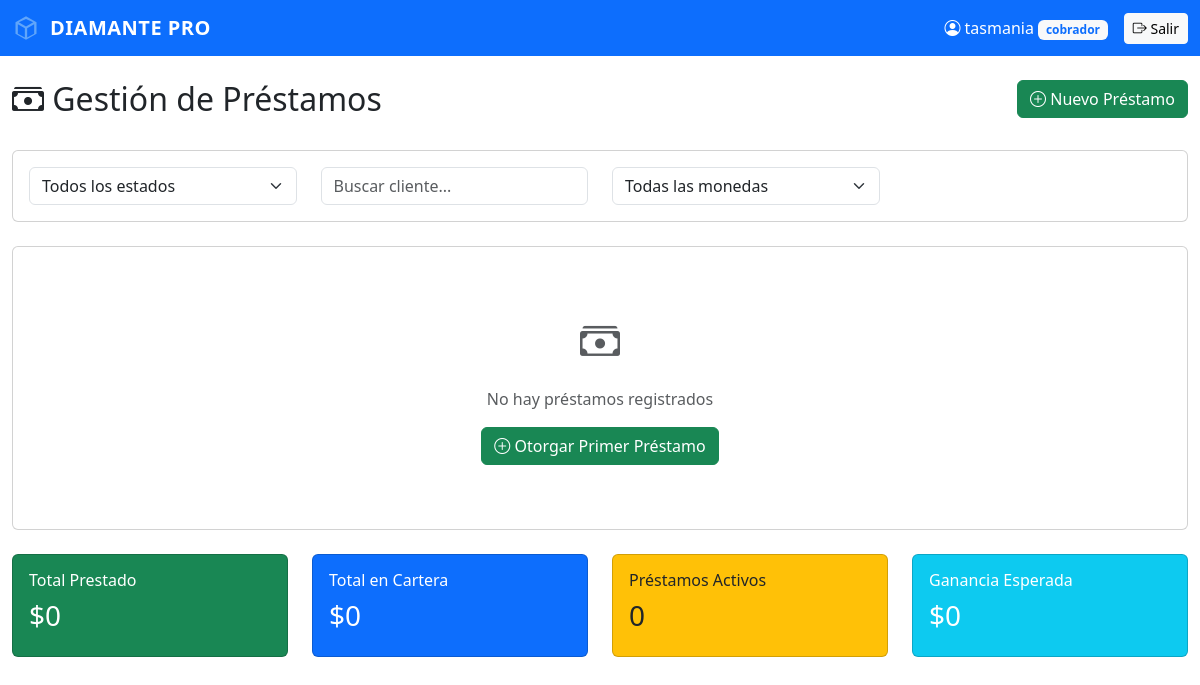
Page /prestamos (signed in) on the earlier database version.
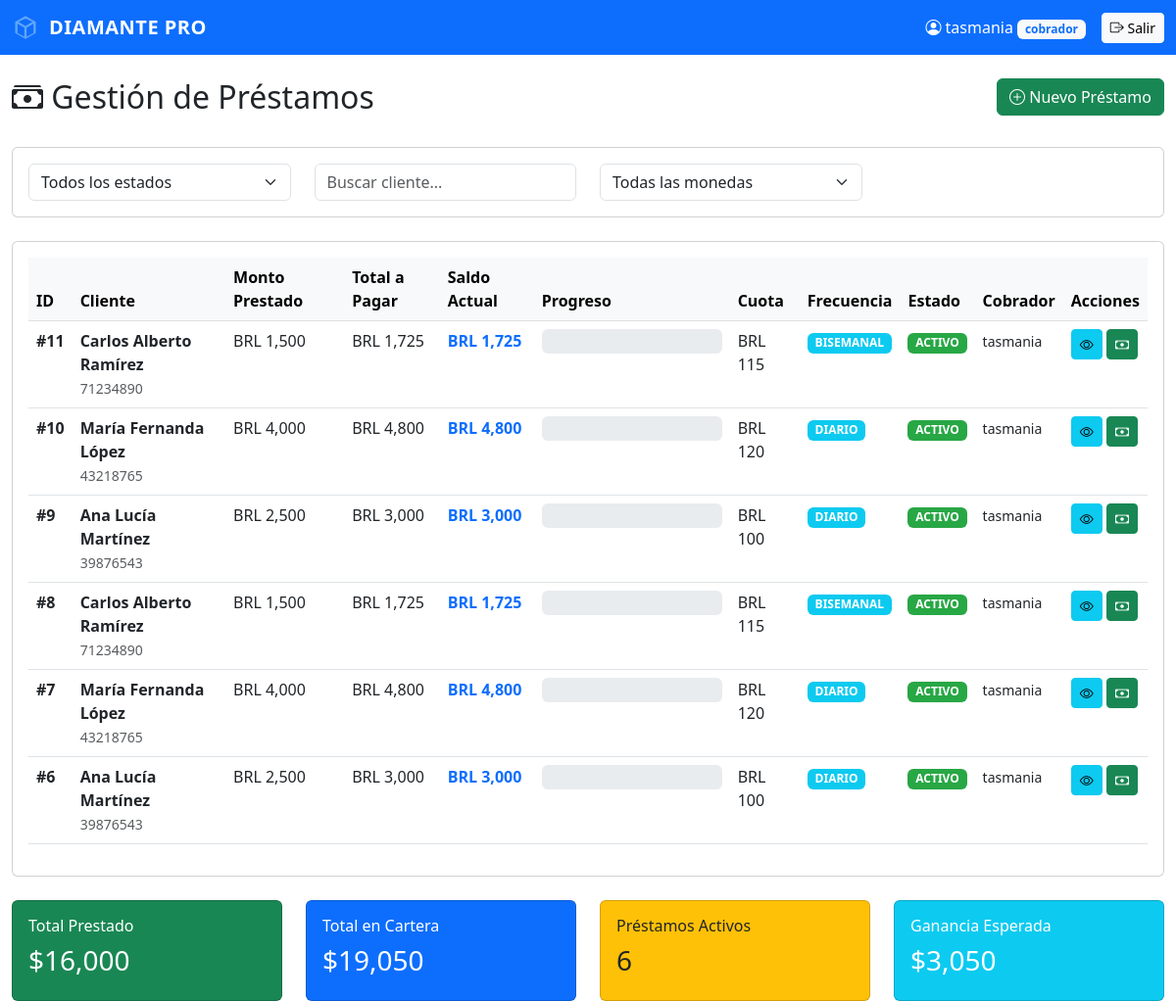
Same page on the later database version.
### app/models.py (models this page shows, shortened)
class Usuario(db.Model):
    __tablename__ = 'usuarios'
    id = db.Column(db.Integer, primary_key=True)
    nombre = db.Column(db.String(100), nullable=False)
    usuario = db.Column(db.String(50), unique=True, nullable=False)
    password = db.Column(db.String(200), nullable=False)
    rol = db.Column(db.String(20), nullable=False) # 'dueno', 'secretaria', 'supervisor', 'cobrador'
    activo = db.Column(db.Boolean, default=True)
    fecha_creacion = db.Column(db.DateTime, default=datetime.utcnow)

class Prestamo(db.Model):
    __tablename__ = 'prestamos'
    id = db.Column(db.Integer, primary_key=True)
    cliente_id = db.Column(db.Integer, db.ForeignKey('clientes.id'), nullable=False)
    ruta_id = db.Column(db.Integer, db.ForeignKey('rutas.id'), nullable=False)  # Ahora se asocia a la ruta
    cobrador_id = db.Column(db.Integer, db.ForeignKey('usuarios.id'), nullable=True)  # Mantener por compatibilidad temporal
    monto_prestado = db.Column(db.Float, nullable=False)
    tasa_interes = db.Column(db.Float, default=0.20)  # 20% o 15% VIP
    monto_a_pagar = db.Column(db.Float, nullable=False)
    saldo_actual = db.Column(db.Float, nullable=False)
    valor_cuota = db.Column(db.Float, nullable=False)
    moneda = db.Column(db.String(3), default='COP')  # COP, USD, PEN, BRL, ARS
    frecuencia = db.Column(db.String(20), default='DIARIO')  # DIARIO, SEMANAL, QUINCENAL
    numero_cuotas = db.Column(db.Integer, nullable=False)
    cuotas_pagadas = db.Column(db.Integer, default=0)
    cuotas_atrasadas = db.Column(db.Integer, default=0)
    estado = db.Column(db.String(20), default='ACTIVO')  # ACTIVO, CANCELADO, MORA
    fecha_inicio = db.Column(db.DateTime, default=datetime.utcnow)
    fecha_fin_estimada = db.Column(db.DateTime)
    fecha_ultimo_pago = db.Column(db.DateTime)
    cliente = db.relationship('Cliente', backref='prestamos')
    ruta = db.relationship('Ruta', backref='prestamos')
    cobrador = db.relationship('Usuario', backref='prestamos_asignados')  # Mantener por compatibilidad

class Cliente(db.Model):
    __tablename__ = 'clientes'
    id = db.Column(db.Integer, primary_key=True)
    nombre = db.Column(db.String(100), nullable=False)
    documento = db.Column(db.String(20), unique=True, nullable=False)
    documento_negocio = db.Column(db.String(30))
    telefono = db.Column(db.String(20), nullable=False)
    whatsapp_codigo_pais = db.Column(db.String(5), default='57')  # Código de país para WhatsApp
    whatsapp_numero = db.Column(db.String(20))  # Número WhatsApp sin código de país
    direccion_negocio = db.Column(db.String(200))
    gps_latitud = db.Column(db.Float)
    gps_longitud = db.Column(db.Float)
    es_vip = db.Column(db.Boolean, default=False)
    fecha_registro = db.Column(db.DateTime, default=datetime.utcnow)

### app/routes.py (the view, shortened to what this page needs)
    @app.route('/prestamos')
    def prestamos_lista():
        if 'usuario_id' not in session:
            return redirect(url_for('home'))
        usuario_id = session.get('usuario_id')
        rol = session.get('rol')
        if rol == 'cobrador':
            prestamos = Prestamo.query.filter_by(cobrador_id=usuario_id).order_by(Prestamo.fecha_inicio.desc()).all()
            total_prestado = db.session.query(func.sum(Prestamo.monto_prestado)).filter(
                Prestamo.estado == 'ACTIVO',
                Prestamo.cobrador_id == usuario_id
            ).scalar() or 0
            total_cartera = db.session.query(func.sum(Prestamo.saldo_actual)).filter(
                Prestamo.estado == 'ACTIVO',
                Prestamo.cobrador_id == usuario_id
            ).scalar() or 0
            prestamos_activos = Prestamo.query.filter_by(estado='ACTIVO', cobrador_id=usuario_id).count()
            ganancia_esperada = db.session.query(
                func.sum(Prestamo.monto_a_pagar - Prestamo.monto_prestado)
            ).filter(Prestamo.estado == 'ACTIVO', Prestamo.cobrador_id == usuario_id).scalar() or 0
        return render_template('prestamos_lista.html',
                             prestamos=prestamos,
                             total_prestado=total_prestado,
                             total_cartera=total_cartera,
                             prestamos_activos=prestamos_activos,
                             ganancia_esperada=ganancia_esperada,
                             nombre=session.get('nombre'),
                             rol=session.get('rol'),
                             mensaje=request.args.get('mensaje'))

### app/templates/prestamos_lista.html (shortened to what the changed rows need)
<!DOCTYPE html>
<html>
<head>
    <link href="https://cdn.jsdelivr.net/npm/bootstrap@5.3.0/dist/css/bootstrap.min.css" rel="stylesheet">
    <link rel="stylesheet" href="https://cdn.jsdelivr.net/npm/bootstrap-icons@1.11.0/font/bootstrap-icons.css">
</head>
<body>
    <nav class="navbar navbar-expand-lg navbar-dark bg-primary">
        <div class="container-fluid">
            <div class="d-flex align-items-center">
                <span class="text-white me-3">
                    <i class="bi bi-person-circle"></i> {{ nombre }}
                    <span class="badge bg-light text-primary">{{ rol }}</span>
                </span>
            </div>
        </div>
    </nav>
    <div class="container-fluid mt-4">
        <div class="row mb-4">
            <div class="col-md-6">
                <h2><i class="bi bi-cash-stack"></i> Gestión de Préstamos</h2>
            </div>
        </div>
        <div class="card">
            <div class="card-body">
                {% if prestamos %}
                <div class="table-responsive">
                    <table class="table table-hover">
                        <thead class="table-light">
                            <tr>
                                <th>ID</th>
                                <th>Cliente</th>
                                <th>Monto Prestado</th>
                                <th>Total a Pagar</th>
                                <th>Saldo Actual</th>
                                <th>Progreso</th>
                                <th>Cuota</th>
                                <th>Frecuencia</th>
                                <th>Estado</th>
                                <th>Cobrador</th>
                                <th>Acciones</th>
                            </tr>
                        </thead>
                        <tbody>
                            {% for prestamo in prestamos %}
                            <tr>
                                <td><strong>#{{ prestamo.id }}</strong></td>
                                <td>
                                    <strong>{{ prestamo.cliente.nombre }}</strong><br>
                                    <small class="text-muted">{{ prestamo.cliente.documento }}</small>
                                </td>
                                <td>{{ prestamo.moneda }} {{ "{:,.0f}".format(prestamo.monto_prestado) }}</td>
                                <td>{{ prestamo.moneda }} {{ "{:,.0f}".format(prestamo.monto_a_pagar) }}</td>
                                <td>
                                    <strong class="text-primary">
                                        {{ prestamo.moneda }} {{ "{:,.0f}".format(prestamo.saldo_actual) }}
                                    </strong>
                                </td>
                                <td style="min-width: 200px;">
                                    <div class="progress progress-cuotas">
                                    </div>
                                </td>
                                <td>{{ prestamo.moneda }} {{ "{:,.0f}".format(prestamo.valor_cuota) }}</td>
                                <td>
                                    <span class="badge bg-info">{{ prestamo.frecuencia }}</span>
                                </td>
                                <td>
                                    {% if prestamo.estado == 'ACTIVO' %}
                                    <span class="badge badge-activo">ACTIVO</span>
                                    {% elif prestamo.estado == 'CANCELADO' %}
                                    <span class="badge badge-cancelado">CANCELADO</span>
                                    {% else %}
                                    <span class="badge badge-mora">MORA</span>
                                    {% endif %}
                                </td>
                                <td>
                                    <small>{{ prestamo.cobrador.nombre }}</small>
                                </td>
                                <td>
                                    <a href="/prestamos/ver/{{ prestamo.id }}" class="btn btn-sm btn-info" title="Ver Detalles">
                                        <i class="bi bi-eye"></i>
                                    </a>
                                    {% if prestamo.estado == 'ACTIVO' %}
                                    <a href="/cobro/registrar/{{ prestamo.id }}" class="btn btn-sm btn-success" title="Cobrar">
                                        <i class="bi bi-cash"></i>
                                    </a>
                                    {% endif %}
                                </td>
                            </tr>
                            {% endfor %}
                        </tbody>
                    </table>
                </div>
                {% else %}
                <div class="text-center py-5">
                    <i class="bi bi-cash-stack fs-1 text-muted"></i>
                    <p class="text-muted mt-3">No hay préstamos registrados</p>
                    <a href="/prestamos/nuevo" class="btn btn-success">
                        <i class="bi bi-plus-circle"></i> Otorgar Primer Préstamo
                    </a>
                </div>
                {% endif %}
            </div>
        </div>
        <div class="row mt-4">
            <div class="col-md-3">
                <div class="card bg-success text-white">
                    <div class="card-body">
                        <h6>Total Prestado</h6>
                        <h3>${{ "{:,.0f}".format(total_prestado) }}</h3>
                    </div>
                </div>
            </div>
            <div class="col-md-3">
                <div class="card bg-primary text-white">
                    <div class="card-body">
                        <h6>Total en Cartera</h6>
                        <h3>${{ "{:,.0f}".format(total_cartera) }}</h3>
                    </div>
                </div>
            </div>
            <div class="col-md-3">
                <div class="card bg-warning text-dark">
                    <div class="card-body">
                        <h6>Préstamos Activos</h6>
                        <h3>{{ prestamos_activos }}</h3>
                    </div>
                </div>
            </div>
            <div class="col-md-3">
                <div class="card bg-info text-white">
                    <div class="card-body">
                        <h6>Ganancia Esperada</h6>
                        <h3>${{ "{:,.0f}".format(ganancia_esperada) }}</h3>
                    </div>
                </div>
            </div>
        </div>
    </div>
</body>
</html>

Differences in the rows shown:
now on this page (row unchanged): Usuario: rol "cobrador"
added Prestamo: id "11", cliente.nombre "Carlos Alberto Ramírez", cliente.documento "71234890", moneda "BRL", monto_prestado "1,500", monto_a_pagar "1,725", saldo_actual "1,725", valor_cuota "115", frecuencia "BISEMANAL", estado "ACTIVO", cobrador.nombre "tasmania"
added Prestamo: id "10", cliente.nombre "María Fernanda López", cliente.documento "43218765", moneda "BRL", monto_prestado "4,000", monto_a_pagar "4,800", saldo_actual "4,800", valor_cuota "120", frecuencia "DIARIO", estado "ACTIVO", cobrador.nombre "tasmania"
added Prestamo: id "9", cliente.nombre "Ana Lucía Martínez", cliente.documento "39876543", moneda "BRL", monto_prestado "2,500", monto_a_pagar "3,000", saldo_actual "3,000", valor_cuota "100", frecuencia "DIARIO", estado "ACTIVO", cobrador.nombre "tasmania"
added Prestamo: id "8", cliente.nombre "Carlos Alberto Ramírez", cliente.documento "71234890", moneda "BRL", monto_prestado "1,500", monto_a_pagar "1,725", saldo_actual "1,725", valor_cuota "115", frecuencia "BISEMANAL", estado "ACTIVO", cobrador.nombre "tasmania"
added Prestamo: id "7", cliente.nombre "María Fernanda López", cliente.documento "43218765", moneda "BRL", monto_prestado "4,000", monto_a_pagar "4,800", saldo_actual "4,800", valor_cuota "120", frecuencia "DIARIO", estado "ACTIVO", cobrador.nombre "tasmania"
added Prestamo: id "6", cliente.nombre "Ana Lucía Martínez", cliente.documento "39876543", moneda "BRL", monto_prestado "2,500", monto_a_pagar "3,000", saldo_actual "3,000", valor_cuota "100", frecuencia "DIARIO", estado "ACTIVO", cobrador.nombre "tasmania"
Other differences:
{{ "{:,.0f}".format(total_prestado) }}: "0" → "16,000"
{{ "{:,.0f}".format(total_cartera) }}: "0" → "19,050"
{{ prestamos_activos }}: "0" → "6"
{{ "{:,.0f}".format(ganancia_esperada) }}: "0" → "3,050"
{{ rol }}: "cobrador" → (not shown)
text no longer shown: "No hay préstamos registrados Otorgar Primer Préstamo"
text now shown: "ID Cliente Monto Prestado Total a Pagar Saldo Actual Progreso Cuota Frecuencia Estado Cobrador Acciones"
